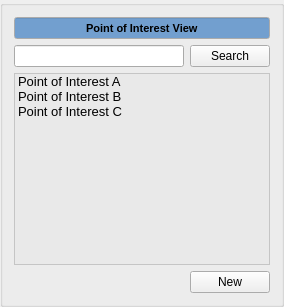
        <widget class="QGroupBox" name="point_of_interest_view_groupbox">
         <property name="title">
          <string/>
         </property>
         <layout class="QGridLayout" name="gridLayout_5">
          <item row="0" column="0" colspan="2">
           <widget class="QLineEdit" name="point_of_interest_view_lineedit">
            <property name="palette">
             <palette>
              <active>
               <colorrole role="Base">
                <brush brushstyle="SolidPattern">
                 <color alpha="255">
                  <red>114</red>
                  <green>159</green>
                  <blue>207</blue>
                 </color>
                </brush>
               </colorrole>
              </active>
              <inactive>
               <colorrole role="Base">
                <brush brushstyle="SolidPattern">
                 <color alpha="255">
                  <red>114</red>
                  <green>159</green>
                  <blue>207</blue>
                 </color>
                </brush>
               </colorrole>
              </inactive>
              <disabled>
               <colorrole role="Base">
                <brush brushstyle="SolidPattern">
                 <color alpha="255">
                  <red>255</red>
                  <green>255</green>
                  <blue>255</blue>
                 </color>
                </brush>
               </colorrole>
              </disabled>
             </palette>
            </property>
            <property name="font">
             <font>
              <pointsize>8</pointsize>
              <weight>75</weight>
              <bold>true</bold>
             </font>
            </property>
            <property name="autoFillBackground">
             <bool>false</bool>
            </property>
            <property name="text">
             <string>Point of Interest View</string>
            </property>
            <property name="alignment">
             <set>Qt::AlignCenter</set>
            </property>
            <property name="readOnly">
             <bool>true</bool>
            </property>
           </widget>
          </item>
          <item row="1" column="1">
           <widget class="QPushButton" name="point_of_interest_view_search_button">
            <property name="text">
             <string>Search</string>
            </property>
           </widget>
          </item>
          <item row="1" column="0">
           <widget class="QLineEdit" name="point_of_interest_view_search_lineedit">
            <property name="palette">
             <palette>
              <active>
               <colorrole role="WindowText">
                <brush brushstyle="SolidPattern">
                 <color alpha="255">
                  <red>0</red>
                  <green>0</green>
                  <blue>0</blue>
                 </color>
                </brush>
               </colorrole>
               <colorrole role="Dark">
                <brush brushstyle="SolidPattern">
                 <color alpha="255">
                  <red>119</red>
                  <green>119</green>
                  <blue>118</blue>
                 </color>
                </brush>
               </colorrole>
               <colorrole role="Mid">
                <brush brushstyle="SolidPattern">
                 <color alpha="255">
                  <red>159</red>
                  <green>159</green>
                  <blue>157</blue>
                 </color>
                </brush>
               </colorrole>
               <colorrole role="Text">
                <brush brushstyle="SolidPattern">
                 <color alpha="255">
                  <red>203</red>
                  <green>203</green>
                  <blue>203</blue>
                 </color>
                </brush>
               </colorrole>
               <colorrole role="ButtonText">
                <brush brushstyle="SolidPattern">
                 <color alpha="255">
                  <red>0</red>
                  <green>0</green>
                  <blue>0</blue>
                 </color>
                </brush>
               </colorrole>
               <colorrole role="Base">
                <brush brushstyle="SolidPattern">
                 <color alpha="255">
                  <red>255</red>
                  <green>255</green>
                  <blue>255</blue>
                 </color>
                </brush>
               </colorrole>
               <colorrole role="Window">
                <brush brushstyle="SolidPattern">
                 <color alpha="255">
                  <red>238</red>
                  <green>238</green>
                  <blue>236</blue>
                 </color>
                </brush>
               </colorrole>
               <colorrole role="Shadow">
                <brush brushstyle="SolidPattern">
                 <color alpha="255">
                  <red>0</red>
                  <green>0</green>
                  <blue>0</blue>
                 </color>
                </brush>
               </colorrole>
               <colorrole role="AlternateBase">
                <brush brushstyle="SolidPattern">
                 <color alpha="255">
                  <red>184</red>
                  <green>184</green>
                  <blue>184</blue>
                 </color>
                </brush>
               </colorrole>
               <colorrole role="ToolTipBase">
                <brush brushstyle="SolidPattern">
                 <color alpha="255">
                  <red>255</red>
                  <green>255</green>
                  <blue>220</blue>
                 </color>
                </brush>
               </colorrole>
               <colorrole role="ToolTipText">
                <brush brushstyle="SolidPattern">
                 <color alpha="255">
                  <red>0</red>
                  <green>0</green>
                  <blue>0</blue>
                 </color>
                </brush>
               </colorrole>
               <colorrole role="PlaceholderText">
                <brush brushstyle="NoBrush">
                 <color alpha="128">
                  <red>203</red>
                  <green>203</green>
                  <blue>203</blue>
                 </color>
                </brush>
               </colorrole>
              </active>
              <inactive>
               <colorrole role="WindowText">
                <brush brushstyle="SolidPattern">
                 <color alpha="255">
                  <red>0</red>
                  <green>0</green>
                  <blue>0</blue>
                 </color>
                </brush>
               </colorrole>
               <colorrole role="Dark">
                <brush brushstyle="SolidPattern">
                 <color alpha="255">
                  <red>119</red>
                  <green>119</green>
                  <blue>118</blue>
                 </color>
                </brush>
               </colorrole>
               <colorrole role="Mid">
                <brush brushstyle="SolidPattern">
                 <color alpha="255">
                  <red>159</red>
                  <green>159</green>
                  <blue>157</blue>
                 </color>
                </brush>
               </colorrole>
               <colorrole role="Text">
                <brush brushstyle="SolidPattern">
                 <color alpha="255">
                  <red>203</red>
                  <green>203</green>
                  <blue>203</blue>
                 </color>
                </brush>
               </colorrole>
               <colorrole role="ButtonText">
                <brush brushstyle="SolidPattern">
                 <color alpha="255">
                  <red>0</red>
                  <green>0</green>
                  <blue>0</blue>
                 </color>
                </brush>
               </colorrole>
               <colorrole role="Base">
                <brush brushstyle="SolidPattern">
                 <color alpha="255">
                  <red>255</red>
                  <green>255</green>
                  <blue>255</blue>
                 </color>
                </brush>
               </colorrole>
               <colorrole role="Window">
                <brush brushstyle="SolidPattern">
                 <color alpha="255">
                  <red>238</red>
                  <green>238</green>
                  <blue>236</blue>
                 </color>
                </brush>
               </colorrole>
               <colorrole role="Shadow">
                <brush brushstyle="SolidPattern">
                 <color alpha="255">
                  <red>0</red>
                  <green>0</green>
                  <blue>0</blue>
                 </color>
                </brush>
               </colorrole>
               <colorrole role="AlternateBase">
                <brush brushstyle="SolidPattern">
                 <color alpha="255">
                  <red>184</red>
                  <green>184</green>
                  <blue>184</blue>
                 </color>
                </brush>
               </colorrole>
               <colorrole role="ToolTipBase">
                <brush brushstyle="SolidPattern">
                 <color alpha="255">
                  <red>255</red>
                  <green>255</green>
                  <blue>220</blue>
                 </color>
                </brush>
               </colorrole>
               <colorrole role="ToolTipText">
                <brush brushstyle="SolidPattern">
                 <color alpha="255">
                  <red>0</red>
                  <green>0</green>
                  <blue>0</blue>
                 </color>
                </brush>
               </colorrole>
               <colorrole role="PlaceholderText">
                <brush brushstyle="NoBrush">
                 <color alpha="128">
                  <red>203</red>
                  <green>203</green>
                  <blue>203</blue>
                 </color>
                </brush>
               </colorrole>
              </inactive>
              <disabled>
               <colorrole role="WindowText">
                <brush brushstyle="SolidPattern">
                 <color alpha="255">
                  <red>119</red>
                  <green>119</green>
                  <blue>118</blue>
                 </color>
                </brush>
               </colorrole>
               <colorrole role="Dark">
                <brush brushstyle="SolidPattern">
                 <color alpha="255">
                  <red>119</red>
                  <green>119</green>
                  <blue>118</blue>
                 </color>
                </brush>
               </colorrole>
               <colorrole role="Mid">
                <brush brushstyle="SolidPattern">
                 <color alpha="255">
                  <red>159</red>
                  <green>159</green>
                  <blue>157</blue>
                 </color>
                </brush>
               </colorrole>
               <colorrole role="Text">
                <brush brushstyle="SolidPattern">
                 <color alpha="255">
                  <red>119</red>
                  <green>119</green>
                  <blue>118</blue>
                 </color>
                </brush>
               </colorrole>
               <colorrole role="ButtonText">
                <brush brushstyle="SolidPattern">
                 <color alpha="255">
                  <red>119</red>
                  <green>119</green>
                  <blue>118</blue>
                 </color>
                </brush>
               </colorrole>
               <colorrole role="Base">
                <brush brushstyle="SolidPattern">
                 <color alpha="255">
                  <red>238</red>
                  <green>238</green>
                  <blue>236</blue>
                 </color>
                </brush>
               </colorrole>
               <colorrole role="Window">
                <brush brushstyle="SolidPattern">
                 <color alpha="255">
                  <red>238</red>
                  <green>238</green>
                  <blue>236</blue>
                 </color>
                </brush>
               </colorrole>
               <colorrole role="Shadow">
                <brush brushstyle="SolidPattern">
                 <color alpha="255">
                  <red>0</red>
                  <green>0</green>
                  <blue>0</blue>
                 </color>
                </brush>
               </colorrole>
               <colorrole role="AlternateBase">
                <brush brushstyle="SolidPattern">
                 <color alpha="255">
                  <red>184</red>
                  <green>184</green>
                  <blue>184</blue>
                 </color>
                </brush>
               </colorrole>
               <colorrole role="ToolTipBase">
                <brush brushstyle="SolidPattern">
                 <color alpha="255">
                  <red>255</red>
                  <green>255</green>
                  <blue>220</blue>
                 </color>
                </brush>
               </colorrole>
               <colorrole role="ToolTipText">
                <brush brushstyle="SolidPattern">
                 <color alpha="255">
                  <red>0</red>
                  <green>0</green>
                  <blue>0</blue>
                 </color>
                </brush>
               </colorrole>
               <colorrole role="PlaceholderText">
                <brush brushstyle="NoBrush">
                 <color alpha="128">
                  <red>203</red>
                  <green>203</green>
                  <blue>203</blue>
                 </color>
                </brush>
               </colorrole>
              </disabled>
             </palette>
            </property>
            <property name="font">
             <font>
              <pointsize>8</pointsize>
             </font>
            </property>
            <property name="text">
             <string/>
            </property>
           </widget>
          </item>
          <item row="3" column="1">
           <widget class="QPushButton" name="point_of_interest_view_new_button">
            <property name="text">
             <string>New</string>
            </property>
           </widget>
          </item>
          <item row="2" column="0" colspan="2">
           <widget class="QListWidget" name="point_of_interest_view_listwidget">
            <property name="palette">
             <palette>
              <active>
               <colorrole role="WindowText">
                <brush brushstyle="SolidPattern">
                 <color alpha="255">
                  <red>0</red>
                  <green>0</green>
                  <blue>0</blue>
                 </color>
                </brush>
               </colorrole>
               <colorrole role="Button">
                <brush brushstyle="SolidPattern">
                 <color alpha="255">
                  <red>255</red>
                  <green>255</green>
                  <blue>255</blue>
                 </color>
                </brush>
               </colorrole>
               <colorrole role="Light">
                <brush brushstyle="SolidPattern">
                 <color alpha="255">
                  <red>255</red>
                  <green>255</green>
                  <blue>255</blue>
                 </color>
                </brush>
               </colorrole>
               <colorrole role="Midlight">
                <brush brushstyle="SolidPattern">
                 <color alpha="255">
                  <red>255</red>
                  <green>255</green>
                  <blue>255</blue>
                 </color>
                </brush>
               </colorrole>
               <colorrole role="Dark">
                <brush brushstyle="SolidPattern">
                 <color alpha="255">
                  <red>127</red>
                  <green>127</green>
                  <blue>127</blue>
                 </color>
                </brush>
               </colorrole>
               <colorrole role="Mid">
                <brush brushstyle="SolidPattern">
                 <color alpha="255">
                  <red>170</red>
                  <green>170</green>
                  <blue>170</blue>
                 </color>
                </brush>
               </colorrole>
               <colorrole role="Text">
                <brush brushstyle="SolidPattern">
                 <color alpha="255">
                  <red>0</red>
                  <green>0</green>
                  <blue>0</blue>
                 </color>
                </brush>
               </colorrole>
               <colorrole role="BrightText">
                <brush brushstyle="SolidPattern">
                 <color alpha="255">
                  <red>255</red>
                  <green>255</green>
                  <blue>255</blue>
                 </color>
                </brush>
               </colorrole>
               <colorrole role="Base">
                <brush brushstyle="SolidPattern">
                 <color alpha="142">
                  <red>229</red>
                  <green>229</green>
                  <blue>229</blue>
                 </color>
                </brush>
               </colorrole>
               <colorrole role="Window">
                <brush brushstyle="SolidPattern">
                 <color alpha="255">
                  <red>255</red>
                  <green>255</green>
                  <blue>255</blue>
                 </color>
                </brush>
               </colorrole>
               <colorrole role="Shadow">
                <brush brushstyle="SolidPattern">
                 <color alpha="255">
                  <red>0</red>
                  <green>0</green>
                  <blue>0</blue>
                 </color>
                </brush>
               </colorrole>
               <colorrole role="AlternateBase">
                <brush brushstyle="SolidPattern">
                 <color alpha="255">
                  <red>255</red>
                  <green>255</green>
                  <blue>255</blue>
                 </color>
                </brush>
               </colorrole>
               <colorrole role="ToolTipBase">
                <brush brushstyle="SolidPattern">
                 <color alpha="255">
                  <red>255</red>
                  <green>255</green>
                  <blue>220</blue>
                 </color>
                </brush>
               </colorrole>
               <colorrole role="ToolTipText">
                <brush brushstyle="SolidPattern">
                 <color alpha="255">
                  <red>0</red>
                  <green>0</green>
                  <blue>0</blue>
                 </color>
                </brush>
               </colorrole>
               <colorrole role="PlaceholderText">
                <brush brushstyle="NoBrush">
                 <color alpha="128">
                  <red>0</red>
                  <green>0</green>
                  <blue>0</blue>
                 </color>
                </brush>
               </colorrole>
              </active>
              <inactive>
               <colorrole role="WindowText">
                <brush brushstyle="SolidPattern">
                 <color alpha="255">
                  <red>0</red>
                  <green>0</green>
                  <blue>0</blue>
                 </color>
                </brush>
               </colorrole>
               <colorrole role="Button">
                <brush brushstyle="SolidPattern">
                 <color alpha="255">
                  <red>255</red>
                  <green>255</green>
                  <blue>255</blue>
                 </color>
                </brush>
               </colorrole>
               <colorrole role="Light">
                <brush brushstyle="SolidPattern">
                 <color alpha="255">
                  <red>255</red>
                  <green>255</green>
                  <blue>255</blue>
                 </color>
                </brush>
               </colorrole>
               <colorrole role="Midlight">
                <brush brushstyle="SolidPattern">
                 <color alpha="255">
                  <red>255</red>
                  <green>255</green>
                  <blue>255</blue>
                 </color>
                </brush>
               </colorrole>
               <colorrole role="Dark">
                <brush brushstyle="SolidPattern">
                 <color alpha="255">
                  <red>127</red>
                  <green>127</green>
                  <blue>127</blue>
                 </color>
                </brush>
               </colorrole>
               <colorrole role="Mid">
                <brush brushstyle="SolidPattern">
                 <color alpha="255">
                  <red>170</red>
                  <green>170</green>
                  <blue>170</blue>
                 </color>
                </brush>
               </colorrole>
               <colorrole role="Text">
                <brush brushstyle="SolidPattern">
                 <color alpha="255">
                  <red>0</red>
                  <green>0</green>
                  <blue>0</blue>
                 </color>
                </brush>
               </colorrole>
               <colorrole role="BrightText">
                <brush brushstyle="SolidPattern">
                 <color alpha="255">
                  <red>255</red>
                  <green>255</green>
                  <blue>255</blue>
                 </color>
                </brush>
               </colorrole>
               <colorrole role="Base">
                <brush brushstyle="SolidPattern">
                 <color alpha="142">
                  <red>229</red>
                  <green>229</green>
                  <blue>229</blue>
                 </color>
                </brush>
               </colorrole>
               <colorrole role="Window">
                <brush brushstyle="SolidPattern">
                 <color alpha="255">
                  <red>255</red>
                  <green>255</green>
                  <blue>255</blue>
                 </color>
                </brush>
               </colorrole>
               <colorrole role="Shadow">
                <brush brushstyle="SolidPattern">
                 <color alpha="255">
                  <red>0</red>
                  <green>0</green>
                  <blue>0</blue>
                 </color>
                </brush>
               </colorrole>
               <colorrole role="AlternateBase">
                <brush brushstyle="SolidPattern">
                 <color alpha="255">
                  <red>255</red>
                  <green>255</green>
                  <blue>255</blue>
                 </color>
                </brush>
               </colorrole>
               <colorrole role="ToolTipBase">
                <brush brushstyle="SolidPattern">
                 <color alpha="255">
                  <red>255</red>
                  <green>255</green>
                  <blue>220</blue>
                 </color>
                </brush>
               </colorrole>
               <colorrole role="ToolTipText">
                <brush brushstyle="SolidPattern">
                 <color alpha="255">
                  <red>0</red>
                  <green>0</green>
                  <blue>0</blue>
                 </color>
                </brush>
               </colorrole>
               <colorrole role="PlaceholderText">
                <brush brushstyle="NoBrush">
                 <color alpha="128">
                  <red>0</red>
                  <green>0</green>
                  <blue>0</blue>
                 </color>
                </brush>
               </colorrole>
              </inactive>
              <disabled>
               <colorrole role="WindowText">
                <brush brushstyle="SolidPattern">
                 <color alpha="255">
                  <red>127</red>
                  <green>127</green>
                  <blue>127</blue>
                 </color>
                </brush>
               </colorrole>
               <colorrole role="Button">
                <brush brushstyle="SolidPattern">
                 <color alpha="255">
                  <red>255</red>
                  <green>255</green>
                  <blue>255</blue>
                 </color>
                </brush>
               </colorrole>
               <colorrole role="Light">
                <brush brushstyle="SolidPattern">
                 <color alpha="255">
                  <red>255</red>
                  <green>255</green>
                  <blue>255</blue>
                 </color>
                </brush>
               </colorrole>
               <colorrole role="Midlight">
                <brush brushstyle="SolidPattern">
                 <color alpha="255">
                  <red>255</red>
                  <green>255</green>
                  <blue>255</blue>
                 </color>
                </brush>
               </colorrole>
               <colorrole role="Dark">
                <brush brushstyle="SolidPattern">
                 <color alpha="255">
                  <red>127</red>
                  <green>127</green>
                  <blue>127</blue>
                 </color>
                </brush>
               </colorrole>
               <colorrole role="Mid">
                <brush brushstyle="SolidPattern">
                 <color alpha="255">
                  <red>170</red>
                  <green>170</green>
                  <blue>170</blue>
                 </color>
                </brush>
               </colorrole>
               <colorrole role="Text">
                <brush brushstyle="SolidPattern">
                 <color alpha="255">
                  <red>127</red>
                  <green>127</green>
                  <blue>127</blue>
                 </color>
                </brush>
               </colorrole>
               <colorrole role="BrightText">
                <brush brushstyle="SolidPattern">
                 <color alpha="255">
                  <red>255</red>
                  <green>255</green>
                  <blue>255</blue>
                 </color>
                </brush>
               </colorrole>
               <colorrole role="Base">
                <brush brushstyle="SolidPattern">
                 <color alpha="255">
                  <red>255</red>
                  <green>255</green>
                  <blue>255</blue>
                 </color>
                </brush>
               </colorrole>
               <colorrole role="Window">
                <brush brushstyle="SolidPattern">
                 <color alpha="255">
                  <red>255</red>
                  <green>255</green>
                  <blue>255</blue>
                 </color>
                </brush>
               </colorrole>
               <colorrole role="Shadow">
                <brush brushstyle="SolidPattern">
                 <color alpha="255">
                  <red>0</red>
                  <green>0</green>
                  <blue>0</blue>
                 </color>
                </brush>
               </colorrole>
               <colorrole role="AlternateBase">
                <brush brushstyle="SolidPattern">
                 <color alpha="255">
                  <red>255</red>
                  <green>255</green>
                  <blue>255</blue>
                 </color>
                </brush>
               </colorrole>
               <colorrole role="ToolTipBase">
                <brush brushstyle="SolidPattern">
                 <color alpha="255">
                  <red>255</red>
                  <green>255</green>
                  <blue>220</blue>
                 </color>
                </brush>
               </colorrole>
               <colorrole role="ToolTipText">
                <brush brushstyle="SolidPattern">
                 <color alpha="255">
                  <red>0</red>
                  <green>0</green>
                  <blue>0</blue>
                 </color>
                </brush>
               </colorrole>
               <colorrole role="PlaceholderText">
                <brush brushstyle="NoBrush">
                 <color alpha="128">
                  <red>0</red>
                  <green>0</green>
                  <blue>0</blue>
                 </color>
                </brush>
               </colorrole>
              </disabled>
             </palette>
            </property>
            <property name="font">
             <font>
              <pointsize>10</pointsize>
             </font>
            </property>
            <property name="editTriggers">
             <set>QAbstractItemView::DoubleClicked|QAbstractItemView::EditKeyPressed</set>
            </property>
            <property name="resizeMode">
             <enum>QListView::Adjust</enum>
            </property>
            <property name="spacing">
             <number>0</number>
            </property>
            <item>
             <property name="text">
              <string>Point of Interest A</string>
             </property>
            </item>
            <item>
             <property name="text">
              <string>Point of Interest B</string>
             </property>
            </item>
            <item>
             <property name="text">
              <string>Point of Interest C</string>
             </property>
            </item>
           </widget>
          </item>
         </layout>
        </widget>
